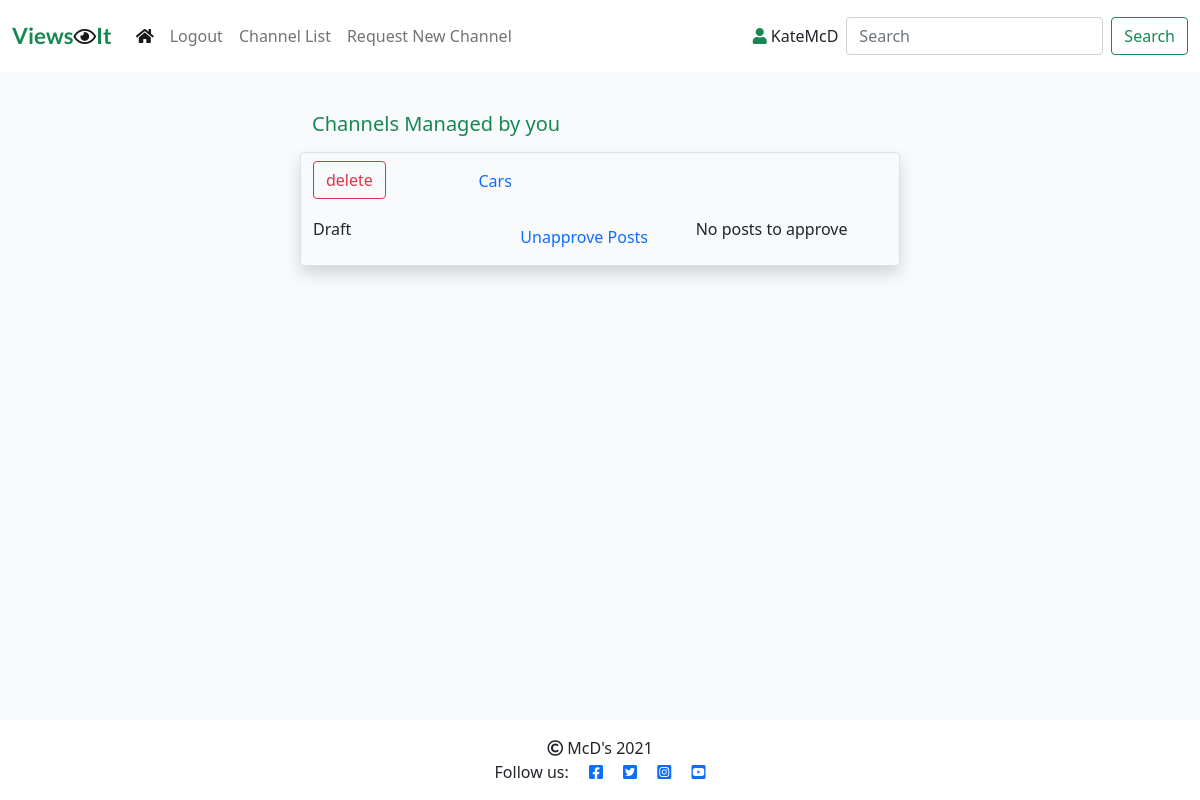
Screenshot of /channel_manage/ (signed in) with the database file from the repository.
### viewsit_app/models.py (models this page shows, shortened)
class Channel(models.Model):
    topic = models.CharField(max_length=50)
    topic_url = models.SlugField(max_length=50, unique=True)
    description = models.CharField(max_length=200)
    author = models.ForeignKey(User, on_delete=models.CASCADE,
                               related_name="channels")
    created_on = models.DateTimeField(auto_now_add=True)
    updated_on = models.DateTimeField(auto_now=True)
    status = models.IntegerField(choices=STATUS, default=0)
    class Meta:
        ordering = ['-created_on']

### viewsit_app/views.py (the view)
# urls.py: path('channel_manage/', views.ChannelManage.as_view(),
class ChannelManage(generic.ListView):
    def get(self, request, *args, **kwargs):
        if not request.user.is_authenticated:
            return redirect('home')
        num_unapproved = Count('channelposts', filter=Q(channelposts__status__lte=0))
        queryset = Channel.objects.filter(author=request.user).order_by("-created_on").annotate(num_unapproved=num_unapproved)
        return render(
            request,
            "channel_manage.html",
            {
                "channel_list": queryset,
            },
        )

### templates/channel_manage.html (shortened to what this page needs)
{% extends "base.html" %}
{% block content %}
<div class="container-fluid">
    <div class="row">
        <div class="col-sm-6 mt-3 offset-md-3">
            <h5 class="mt-3 text-success">Channels Managed by you</h5>
            {% for channel in channel_list %}
                <div class="row border rounded shadow mt-3">
                    <div class="col-3 mt-2 mb-2">
                        <button type="button" class="btn btn-outline-danger" data-bs-toggle="modal" data-bs-target="#confirmManageDelete">delete</button>
                    </div>
                    <div class="col mt-2 mb-2 text-left" ><a class="nav-link" href="{% url 'channel_form' slug=channel.topic_url %}">
                        <p class="card-text">{{ channel.topic }}</p></a>
                    </div>
                    <div class="row">
                        {% if channel.status == 0 %}
                            <div class="col mt-2 mb-2 text-left">Draft</div>
                        {% else %}
                            <div class="col mt-2 mb-2 text-success text-left">Approved</div>
                        {% endif %}
                        <div class="col mt-2 mb-2 text-left" ><a class="nav-link" href="{% url 'channel_post_approve' slug=channel.topic_url post_approval_type='Unapprove' %}">
                            Unapprove Posts</a>
                        </div>
                        {% if channel.num_unapproved %}
                        <div class="col mt-2 mb-2 text-left"><a class="nav-link" href="{% url 'channel_post_approve' slug=channel.topic_url post_approval_type='Approve' %}">
                            {{ channel.num_unapproved }} posts to approve</a></div>
                        {% else %}
                        <div class="col mt-2 mb-2 text-left">No posts to approve</div>
                        {% endif %}
                    </div>
                </div>
            {% empty %}
                <div><h4>You currently don't manage any channels.</h4></div>
            {% endfor %}
        </div>
    </div>
</div>
{%endblock%}

### templates/base.html (shortened to what this page needs)
{% load static %}
<!DOCTYPE html>
<html class="h-100" lang="en">
<head>
    <link rel="stylesheet" href="https://cdnjs.cloudflare.com/ajax/libs/font-awesome/5.15.3/css/all.min.css">
    <link href="https://cdn.jsdelivr.net/npm/bootstrap@5.0.1/dist/css/bootstrap.min.css" rel="stylesheet"
>
    <link href="https://cdn.jsdelivr.net/npm/summernote@0.8.18/dist/summernote.min.css" rel="stylesheet">
    <link rel="stylesheet" href="{% static 'css/style.css' %}">
</head>
<body class="d-flex flex-column h-100 main-bg">
    <nav class="navbar navbar-expand-lg navbar-light fixed-top bg-white">
        <div class="container-fluid">
            <a class="navbar-brand" href="{% url 'home' %}"><span class="brand text-success">
                Views</span><i class="far fa-eye"></i><span class=" brand text-success">It</span></a>
            <div class="collapse navbar-collapse" id="navbarText">
                <ul class="navbar-nav me-auto mb-2 mb-lg-0">
                    <li class="nav-item">
                        <a class="nav-link active" aria-current="page" href="{% url 'channel_view_all' %}"><i class="fas fa-home"></i></a>
                    </li>
                    {% if user.is_authenticated %}
                    <li class="nav-item">
                        <a class="nav-link" href="{% url 'logout_user' %}">Logout</a>
                    </li>
                    {% endif %}
                    <li class="nav-item">
                        <a class="nav-link" href="{% url 'channel_list' %}">Channel List</a>
                    </li>
                    {% if user.is_authenticated and "channel_manage" in request.path %}
                    <li class="nav-item">
                        <a class="nav-link" href="{% url 'channel_form' %}">Request New Channel</a>
                    </li>
                    {% endif %}
                </ul>
                {% if user.is_authenticated %}
                    <p class="nav-item muted-text mt-3 me-2" id="navbarText"><i class="fas fa-user text-success"></i> {{ user }}</p>
                {% endif %}
                {% if not search_place_holder and not channel_topic_url%}
                    <span class="navbar-nav ml-auto mr-auto">
                        <form class="d-flex" action="{% url 'channel_view_search' %}" method="get">
                            <input class="form-control me-2" type="search" placeholder="Search" aria-label="Search" name="search_string">
                            <button class="btn btn-outline-success" type="submit">Search</button>
                        </form>
                    </span>
                {% endif %}
            </div>
        </div>
    </nav>
    <main class="flex-shrink-0 main-bg">
        {% block content %}
        {% endblock content %}
    </main>
   <footer class="footer mt-auto py-3 bg-white">
        <p class="m-0 text-center"><i class="far fa-copyright"></i>    McD's 2021</p>
        <p class="m-0 text-center"> Follow us:
            <a href="https://facebook.com" target="_blank" rel="no-opener" ><i class="fab fa-facebook-square ms-3"></i></a>
            <a href="https://twitter.com" target="_blank" rel="no-opener" ><i class="fab fa-twitter-square ms-3"></i></a>
            <a href="https://instagram.com" target="_blank" rel="no-opener" ><i class="fab fa-instagram-square ms-3"></i></a>
            <a href="https://youtube.com" target="_blank" rel="no-opener" ><i class="fab fa-youtube-square ms-3"></i></a>
        </p>
    </footer>
</body>
</html>

### static/css/style.css (style rules this page uses)
body { padding-top: 80px; }
.brand { font-family: Lato, sans-serif; font-size: 1.4rem; font-weight: 700; color: #4A4A4F; }
.main-bg { background-color: #F9FAFC; }

### rows the page displays
Channel: topic "Cars", status "Draft", shows "No posts to approve"

### other values shown
{{ user }} "KateMcD"
